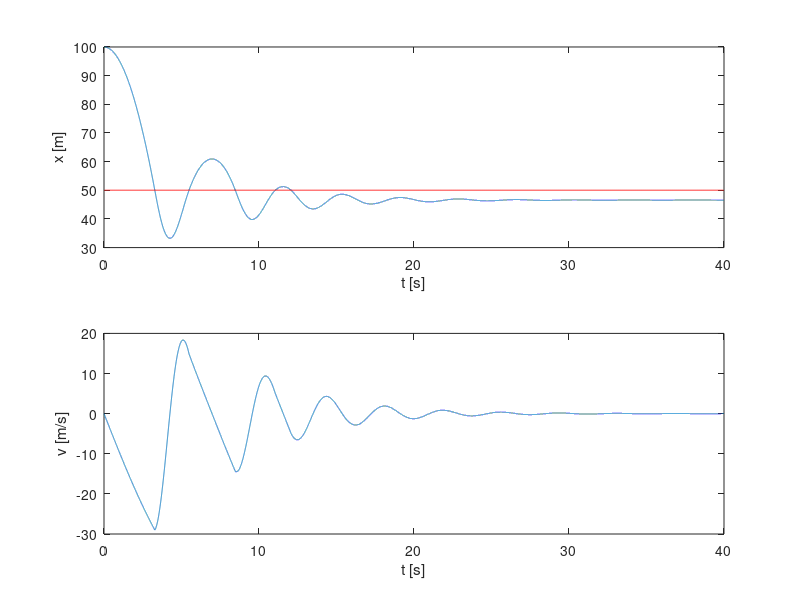

MATLAB code to generate this figure:
clear all; clf; % Physical constants
g = 9.8;
D = 0.22;
m = 70.0; % Mass of jumper
kv = 30.0;
k = 200.0;
h = 100.0; % Height of bridge
d = 50.0;  % Length of cord
time = 40.0;
dt = 0.001;
% Initial conditions
v0 = 0;
x0 = h;
% Numerical initialization
n = time/dt;
x = zeros(n,1);
v = zeros(n,1);
a = zeros(n,1);
t = zeros(n,1);
% Set initial values
x(1) = x0;
v(1) = v0;
% Integration loop
for i = 1:n-1
  if (x(i)<h-d)
      F = k*(h-d-x(i)) - kv*v(i);
  else
      F = 0.0;
  end
  a(i) = F/m -g - (D/m)*v(i)*abs(v(i));
  v(i+1) = v(i) + a(i)*dt;
  x(i+1) = x(i) + v(i+1)*dt;
  t(i+1) = t(i) + dt;
end
% Plot results
figure(1)
subplot(2,1,1)
plot(t,x);
xlabel('t [s]');
ylabel('x [m]');
hold on
xd = ones(length(x),1)*d;
plot(t,xd,'-r')
subplot(2,1,2);
plot(t,v);
xlabel('t [s]');
ylabel('v [m/s]');

